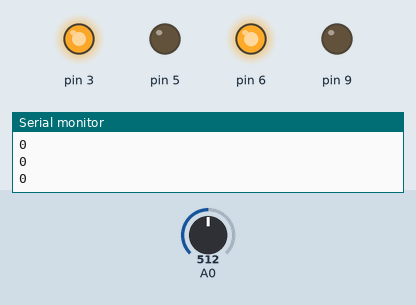
Simulated run of this sketch. Board: Arduino Uno, built with avr-gcc and run on an emulated ATmega328P. Shown: output pins drawn as LEDs (lit = HIGH), the last lines printed to the serial monitor. Inputs (shaded band) come from the test bench; at power-on: A0 = 512. Random numbers use the default seed unless the sketch sets one.

Above: at 1.2 s.
1.3 s: A0 set to 144
2.8 s: A0 set to 115
At 3.6 s:
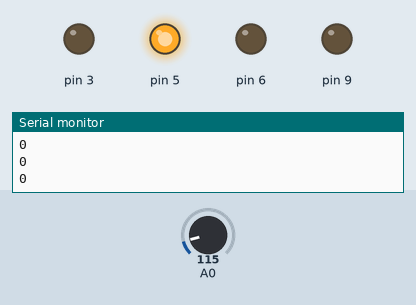
5.8 s: A0 set to 140
At 7.0 s:
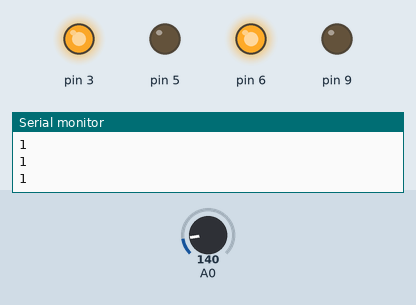
7.3 s: A0 set to 122
At 8.9 s:
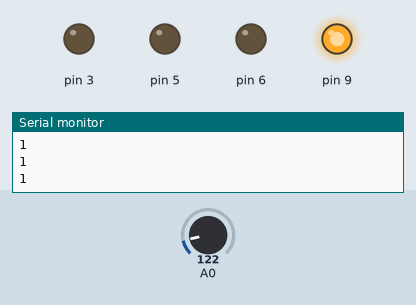
Timing chart, 0 to 10.8 s (numbered marks = the images above; inputs shaded):
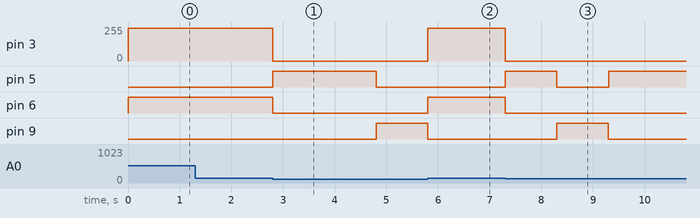

The sketch:

MicroBotIRTest.ino
```cpp
int f;
int i;
void setup() {
  // put your setup code here, to run once:
  i = 0;
  pinMode(3, OUTPUT);
  pinMode(5, OUTPUT);
  pinMode(6, OUTPUT);
  pinMode(9, OUTPUT);
  pinMode(A0,INPUT);
  Serial.begin(9600);
}

void loop() {
  // put your main code here, to run repeatedly:
  i++;
  int x = i/1000;
  int r = random(15,20);
  Serial.println(x);
  f = analogRead(A0);
  if(f < 130)backUp();
  else{
    if(x < r) forward();
    else{
      i = 0;
      randomTurn();
    }
  }
}

void randomTurn(){
  int i = random(0,2);
  if(i == 0)
  {
    right();
  }
  else left();
}

void forward(){
  analogWrite(3, 246);
  analogWrite(6, 255);
}

void right(){
  clrAct();
  digitalWrite(3, 255);
  digitalWrite(5, 255);
  delay(300);
  clrAct();
}

void left(){
  clrAct();
  digitalWrite(6, 255);
  digitalWrite(9, 255);
  delay(300);
  clrAct();
}

void clrAct() {
  digitalWrite(3, LOW); //FL
  digitalWrite(5, LOW); //BR
  digitalWrite(6, LOW); //FR
  digitalWrite(9, LOW); //BL
}

void backUp()
{
  int i = random(0,2);
  if(i == 0)
  {
    clrAct();
    digitalWrite(5, 255);
    delay(1000);
    clrAct();
  }
  else{
    clrAct();
    digitalWrite(9, 255);
    delay(1000);
    clrAct();
  }

}
```

Measured:
- the behaviour switches between 130 and 129 on A0 (found by bisection; images 0 and 1)
- after the input at 2.8 s, pin 3: 246/255 → 0/255 at once; pin 5: LOW → HIGH at once, → LOW 2.0 s later; pin 6: HIGH → LOW at once; pin 9: LOW → HIGH after 2.0 s
- after the input at 5.8 s, pin 3: 0/255 → 246/255 at once; pin 6: LOW → HIGH at once; pin 9: HIGH → LOW at once
- after the input at 7.3 s, pin 3: 246/255 → 0/255 at once; pin 5: LOW → HIGH at once, → LOW 1.0 s later, → HIGH 1.0 s later; pin 6: HIGH → LOW at once; pin 9: LOW → HIGH after 1.0 s, → LOW 1.0 s later
